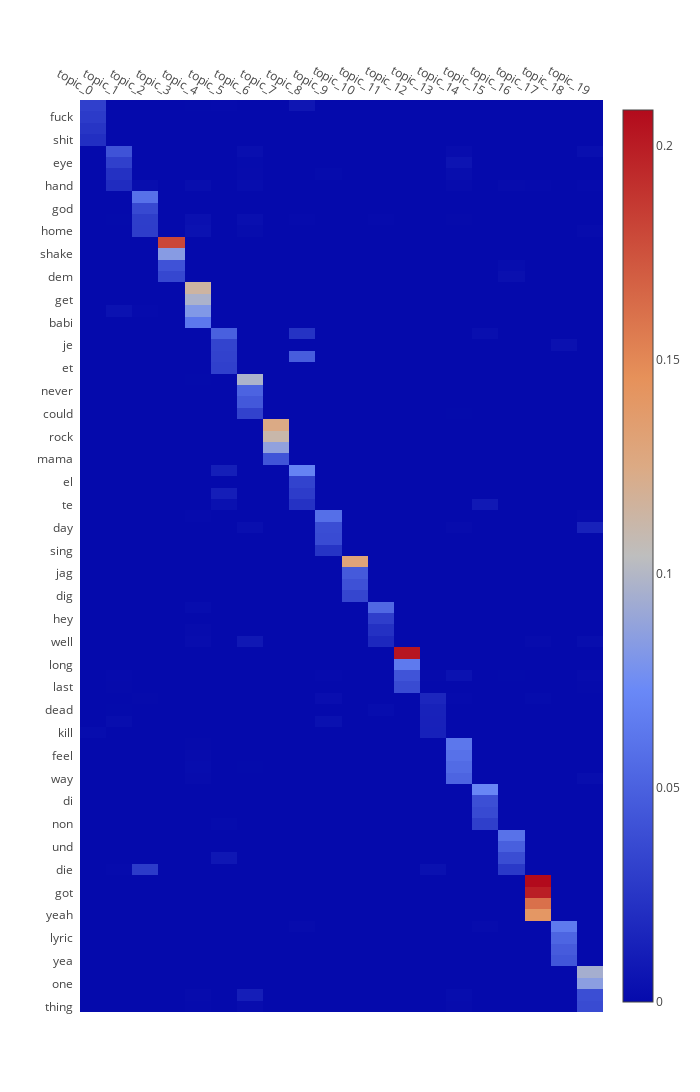

The notebook cell this image was saved under:
### Code cell
phi['index'] = phi.index
phi = phi.drop_duplicates(keep='first', subset='index')
del phi['index']
data_for_plot = smart_sort(phi, 4)

heatmap = go.Heatmap(
    x = data_for_plot.columns,
    y = data_for_plot.index.values,
    z = data_for_plot.values,
)
layout = go.Layout(
    xaxis=dict(ticks='', side='top'),
    yaxis=dict(ticks='', ticksuffix='  '),
    width=700,
    height=1500,
    autosize=False,
)
fig = go.Figure(
    data = [heatmap],
    layout=layout,
)
iplot(fig)

### Figure 1 — Plotly figure (JSON) as saved in the notebook; plotly's stock layout.template omitted (floating-point values rounded to 4 significant figures; data arrays with more than 128 entries replaced by an {"elided": "..."} marker saying what was removed)
{"data": [{"type": "heatmap", "x": ["topic_0", "topic_1", "topic_2", "topic_3", "topic_4", "topic_5", "topic_6", "topic_7", "topic_8", "topic_9", "topic_10", "topic_11", "topic_12", "topic_13", "topic_14", "topic_15", "topic_16", "topic_17", "topic_18", "topic_19"], "y": ["thing", "ca", "one", "go", "yea", "&", "lyric", "ha", "yeah", "let", "got", "oh", "die", "du", "und", "ich", "non", "che", "di", "e", "way", "say", "feel", "want", "kill", "burn", "dead", "soul", "last", "still", "long", "time", "well", "boy", "hey", "gonna", "dig", "det", "jag", "ooh", "sing", "light", "day", "night", "te", "en", "el", "que", "mama", "roll", "rock", "na", "could", "would", "never", "know", "et", "de", "je", "la", "babi", "come", "get", "like", "dem", "ja", "shake", "da", "home", "call", "god", "us", "hand", "fall", "eye", "away", "shit", "nigga", "fuck", "ya"], "z": {"elided": "80x20 float values"}}], "layout": {"autosize": false, "height": 1500, "width": 700, "xaxis": {"side": "top", "ticks": ""}, "yaxis": {"ticks": "", "ticksuffix": "  "}}}
